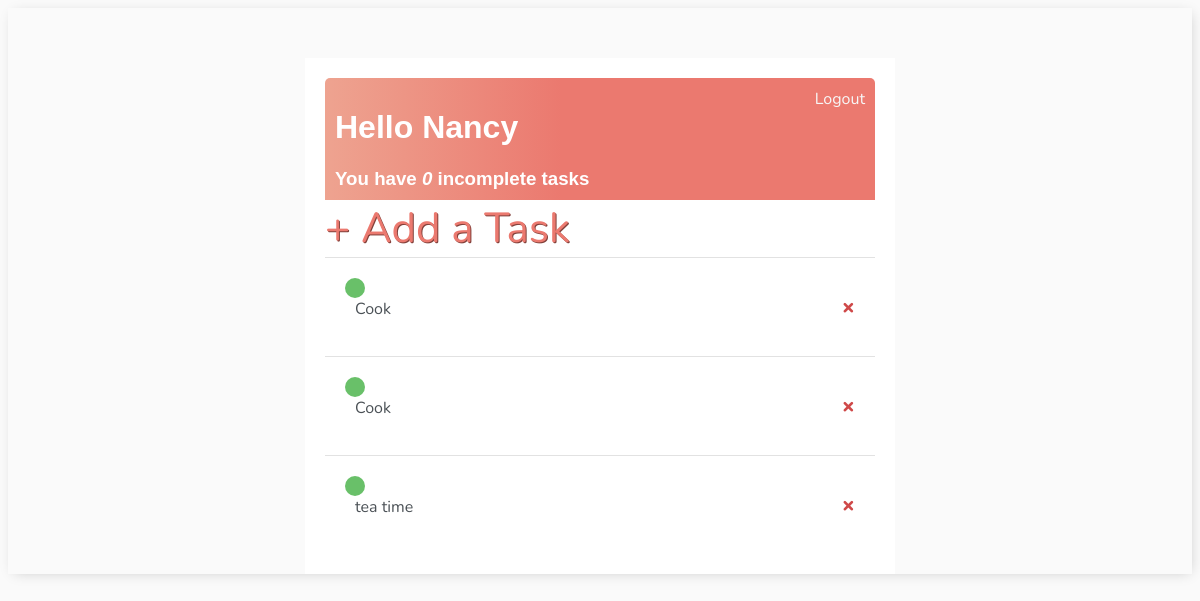
The app's page / (signed in), older data.
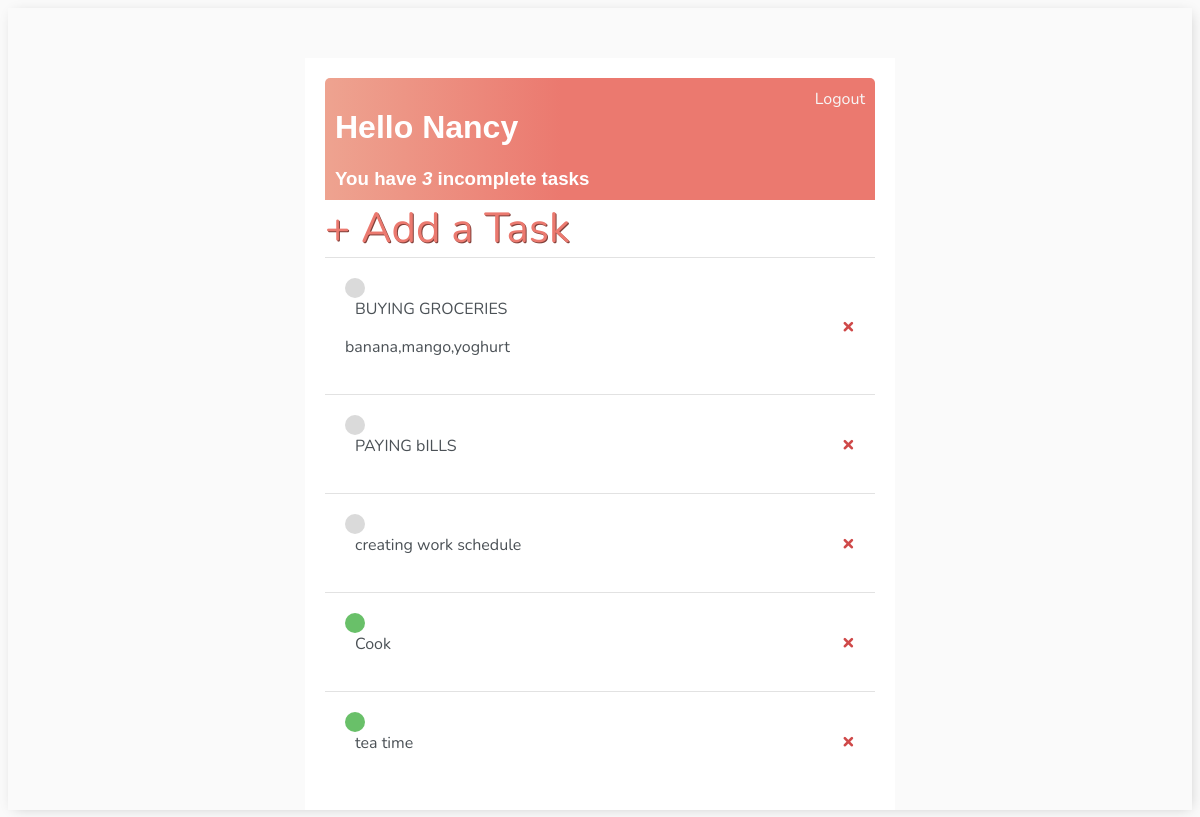
The same page, newer data.
### todo/models.py (models this page shows)
class Task(models.Model):
    user=models.ForeignKey(User,on_delete=models.CASCADE,null=True,blank=True)
    title=models.CharField(max_length=200)
    description=models.TextField(null=True,blank=True)
    complete=models.BooleanField(default=False)
    created=models.DateTimeField(auto_now_add=True)
    def __str__(self):
        return self.title
    class Meta:
        ordering=['complete']

### todo/views.py (the view)
# urls.py: path('',TaskList.as_view (),name='tasks'),
class TaskList(LoginRequiredMixin, ListView): #this view is going to be restricted and requires that the user should be logged in
    model= Task
    context_object_name='tasks'
    def get_context_data(self, **kwargs): # this function will help that each user get their own data
        context=super().get_context_data(**kwargs)
        context['tasks']=context['tasks'].filter(user=self.request.user)
        context['count']=context['tasks'].filter(complete=False).count()
        return context

### todo/templates/todo/task_list.html (shortened to what this page needs)
{% extends 'todo/main.html'%}
{% block content %}
<div class="header-bar">
    <div>
        <h1>Hello {{request.user|title}}</h1>
        <h3 style="margin:0">You have <i>{{count}}</i> incomplete task{{count|pluralize:"s"}}</h3>
    </div>
    {% if request.user.is_authenticated %}
      <a href="{% url 'logout' %}">Logout</a>
    {% else%}
      <a href="{% url 'login' %}">Login</a>
    {% endif %}
</div>
<div>
    <a id="add-link" href="{% url 'task-create'%}">&#43; Add a Task</a>
</div>
<div class="task-items-wrapper">
    {% for task in tasks%}
     <div class= task-wrapper>
         {% if task.complete %}
           <div class="task-title">
               <div class="task-complete-icon"></div>
               <a href="{% url 'task-update' task.id %}">{{task}}</a>
           </div>
           <a class="delete-link" href="{% url 'task-delete' task.id%}">&#215;</a>
        {% else %}
           <div class="task-title">
             <div class="task-incomplete-icon"></div>
             <a href="{% url 'task-update' task.id %}">{{task}}</a>
             <p>{{task.description}}</p>
           </div>
           <a class="delete-link" href="{% url 'task-delete' task.id%}">&#215;</a>
         {% endif %}
     </div>
    {% empty %}
    <h3>no items in the list</h3>
    {% endfor %}
</div>
{% endblock content %}

### todo/templates/todo/main.html (shortened to what this page needs)
<!DOCTYPE html>
<html lang="en">
<head>
</head>
<body>
    <div class="container">
        {% block content %}
        {% endblock content %}
    </div>
</body>
</html>

### todo/templates/todo/main.html (style rules this page uses)
body { background-color:#FAFAfa; font-family: 'Nunito', sans-serif; padding-top: 50px; -webkit-box-shadow:10px 2px 13px -4px rgba(0,0,0,0.21); box-shadow:2px 2px 13px -4px rgba(0,0,0,0.21); }
h1, h2, h3, h4, h5, h6 { font-family:'Raleway' ,sans-serif; }
p, a { color:#4b5156; }
.container { max-width: 550px; margin:auto; padding: 20px; background-color: #fff; }
.header-bar { display:flex; justify-content:space-between; color:#fff; padding:10px; border-radius: 5px 5px 0 0; background: linear-gradient(90deg, #eea390 0%, #eb796f 43%,#eb796f 100%); }
.header-bar a { color:rgb(247, 247,247); text-decoration:none; }
.task-wrapper { display:flex; align-items:center; justify-content:space-between; padding: 20px; background-color:#fff; border-top:1px solid rgb(226,226,226); }
.task-title a { text-decoration: none; color:#4b5156; margin-left:10px; }
.task-complete-icon { height: 20px; width: 20px; background-color: rgb(105, 192, 105); border-radius: 50%; }
.task-incomplete-icon { height: 20px; width: 20px; background-color: rgb(218, 218, 218); border-radius: 50%; }
.delete-link { text-decoration: none; font-weight: 900; color: #cf4949; font-size: 22px; line-height: 0; padding: 20px 0px; }
#add-link { color: #EB796F; text-decoration: none; font-size: 42px; text-shadow: 1px 1px #81413b; }

Row changes from the older to the newer data that the page shows:
removed Task: title "Cook"
added Task: title "BUYING GROCERIES", description "banana,mango,yoghurt"
added Task: title "PAYING bILLS"
added Task: title "creating work schedule"
Text that changed along with them:
{{ count }}: "0" → "3"
